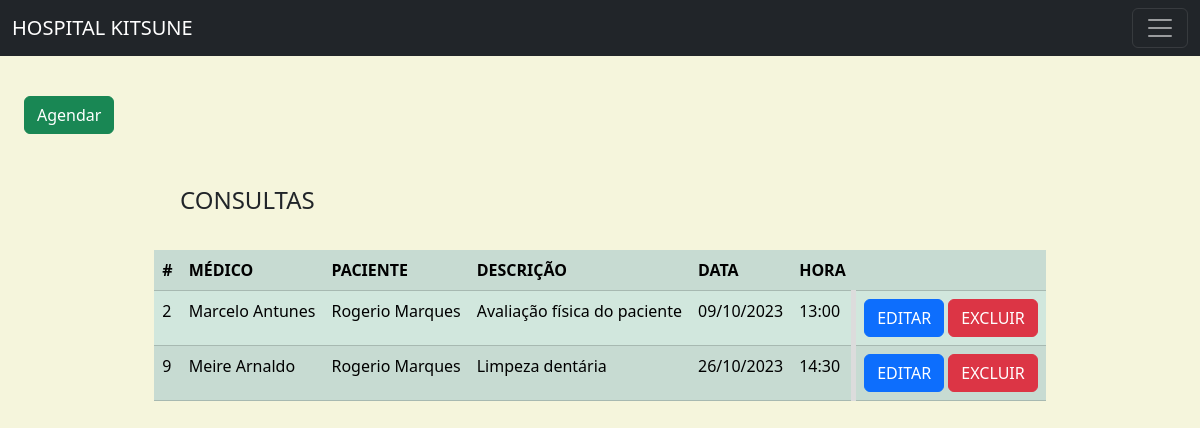
Page /consultIndex.php on the committed database.
### tables this page shows
CREATE TABLE `consult` (
  `id` int(10) NOT NULL,
  `doctors_id` int(11) NOT NULL,
  `patient_id` int(10) NOT NULL,
  `description` text DEFAULT NULL,
  `data` date DEFAULT NULL,
  `hour` time(6) DEFAULT NULL,
  `active` tinyint(1) NOT NULL DEFAULT 1
);

CREATE TABLE `doctors` (
  `id` int(10) NOT NULL,
  `CRM` int(10) DEFAULT NULL,
  `name` varchar(40) DEFAULT NULL,
  `email` varchar(45) DEFAULT NULL,
  `phone` varchar(30) DEFAULT NULL,
  `expertise` varchar(60) DEFAULT NULL,
  `active` tinyint(1) NOT NULL DEFAULT 1
);

CREATE TABLE `patient` (
  `id` int(10) NOT NULL,
  `CPF` varchar(20) DEFAULT NULL,
  `name` varchar(50) DEFAULT NULL,
  `email` varchar(50) DEFAULT NULL,
  `phone` varchar(25) DEFAULT NULL,
  `address` varchar(60) DEFAULT NULL,
  `active` tinyint(1) NOT NULL DEFAULT 1
);

### consultIndex.php (the view, shortened to what this page needs)
<?php
include 'header.php';
include 'config.php';
$sql = $conn->prepare('SELECT consult.*,
    doctors.name AS doctor_name,
    patient.name AS patient_name
    FROM consult
    JOIN doctors ON consult.doctors_id = doctors.id
    JOIN patient ON consult.patient_id = patient.id
    WHERE consult.active = 1');
$sql->execute();
$consults = $sql->fetchAll(PDO::FETCH_ASSOC);
echo '<a class="btn btn-success" href="consultForm.php" role="button" style="margin-top: 8%; margin-left:2%; margin-bottom: 4% ">Agendar</a>';
if(count($consults) > 0){
    echo "<legend style= 'padding-left:15%; padding-bottom:2%'>CONSULTAS</legend> ";
    echo "<div class='container-fluid' style='display:grid; justify-content: center; align-items: center;'>";
        echo "<table class='table table-success table-striped' style='margin:auto; margin-right: 10%;max-width: 100%;border-radius: 6px;'>";
        echo "<tr>";
            echo "<th>#</th>";
            echo "<th>MÉDICO</th>";
            echo "<th>PACIENTE</th>";
            echo "<th>DESCRIÇÃO</th>";
            echo "<th>DATA</th>";
            echo "<th>HORA</th>";
            echo "<th ></th>";
            echo "</tr>";
            foreach ($consults as $row) {
                echo "<tr>";
                echo "<td>" . $row['id'] . "</td>";
                echo "<td>" . $row['doctor_name'] . "</td>";
                echo "<td>" . $row['patient_name'] . "</td>";
                echo "<td>" . $row['description'] . "</td>";
                echo "<td>" . date('d/m/Y', strtotime($row['data'])) . "</td>";
                echo "<td>" . substr($row['hour'], 0, 5) . "</td>";
                echo "<td style='border-left: 5px solid gainsboro;'>
                <a href='editConsult.php?id=" . $row['id'] . "' class='btn btn-primary'>EDITAR</a>
                <button data-id='" . $row['id'] . "' class='btn btn-danger delete-btn'>EXCLUIR</button></td>";
                echo "</tr>";
            }
            echo "</table>";
    echo "</div>";
        } else {
            echo "<p style='font-weight: bold;  color: red; font-style: italic; display: flex; justify-content: center;'>Nenhum registro encontrado !</p>";
        }
?>

### rows in the picture
consult: id "2", doctors.name "Marcelo Antunes", patient.name "Rogerio Marques", description "Avaliação física do paciente", data "09/10/2023", hour "13:00"
consult: id "9", doctors.name "Meire Arnaldo", patient.name "Rogerio Marques", description "Limpeza dentária", data "26/10/2023", hour "14:30"
